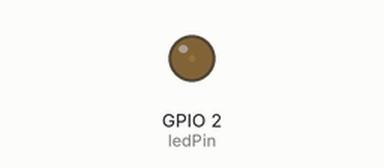
Simulated run of this sketch. Board: ESP32. Shown: output pins drawn as LEDs (lit = HIGH).

Above: at 0.05 s.
At 1.15 s:
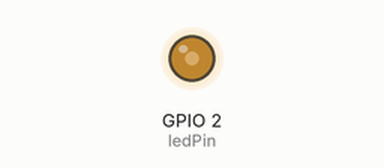
At 2.3 s:
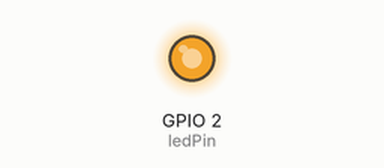
At 4.55 s:
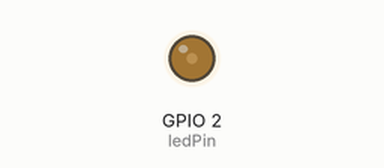
Timing chart, 0 to 6.6 s (numbered marks = the images above):
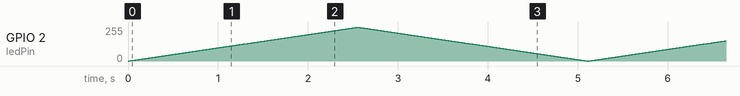

The sketch:

8.BrightnessControl.ino
```cpp
int ledPin = 2;
/*
This is the code to control the brightness of the LED

*/
int ledChannel = 0;
int frequncy = 5000; // frequency is how fast the turn on and off should happen
int resolution = 8;  // how long this should happen

void setup()
{
	ledcSetup(ledChannel, frequncy, resolution); // for making the channel as PWM generator
	ledcAttachPin(ledPin, ledChannel);  // for attaching the PIN to channel
}

void loop()
{
	for(int i=0;i<255;i++)
	{
		ledcWrite(ledChannel, i);
		delay(10);
	}
	for(int i=255;i>=0;i--)
	{
		ledcWrite(ledChannel, i);
		delay(10);
	}


}
```
